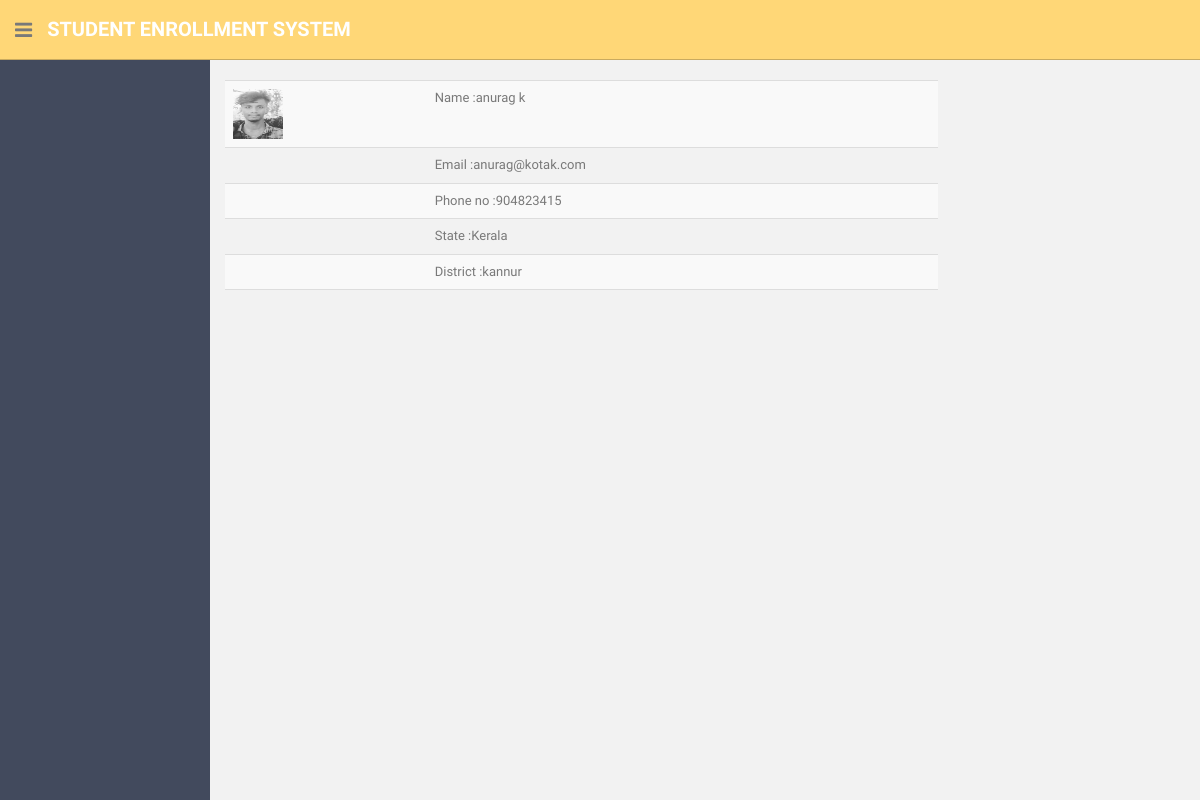
Screenshot of /student/view/2 with the database file from the repository.
### studentapp/models.py (models this page shows, shortened)
class Student(models.Model):
    student_code=models.AutoField(primary_key=True)
    name=models.CharField(max_length=250)
    phone=models.CharField(max_length=200)
    email=models.EmailField(max_length=250,unique=True)
    state=models.ForeignKey(State,on_delete=models.CASCADE,related_name='stateview')
    district=models.ForeignKey(District,on_delete=models.CASCADE)
    image=models.FileField(upload_to='studentapp/images/')

class State(models.Model):
    name=models.CharField(max_length=250)
    def __str__(self):
        return self.name

class District(models.Model):
    name=models.CharField(max_length=250)
    state=models.ForeignKey(State,on_delete=models.CASCADE,related_name='districtview')
    def __str__(self):
        return self.name

### studentapp/views.py (the view)
# urls.py: path("view/<int:id>", views.student_view, name="view"),
def student_view(request,id):
    b1=Student.objects.get(student_code=id)
    context={}
    context["student"]=b1
    return render(request,"viewstudents.html",context)

### studentapp/templates/viewstudents.html
{% extends 'user_index.html' %}
{% block body %}
<body>
<table   class="table table-striped">
    <tr>
        <td><img src="{{student.image}}"width="50px"height="50px" ></td>
        <td>Name :{{student.name}}</td>
    </tr>
    <tr>
        <td></td>
        <td>Email :{{student.email}}</td>
    </tr>
    <tr>
        <td>
        </td>
        <td>Phone no :{{student.phone}}</td>
    </tr>
        <tr>
        <td>
        </td>
        <td>State :{{student.state}}</td>
    </tr>
        <tr>
        <td>
        </td>
        <td>District :{{student.district}}</td>
    </tr>
        <tr>
        <td>
        </td>
        <td></td>
    </tr>
</table>
</body>
{% endblock %}

### studentapp/static/assets/css/style.css (style rules this page uses)
body { color: #797979; background: #f2f2f2; font-family: 'Ruda', sans-serif; padding: 0px !important; margin: 0px !important; font-size:13px; }

### rows the page displays
Student: image (picture), name "anurag k", email "anurag@kotak.com", phone "904823415", state "Kerala", district "kannur"
